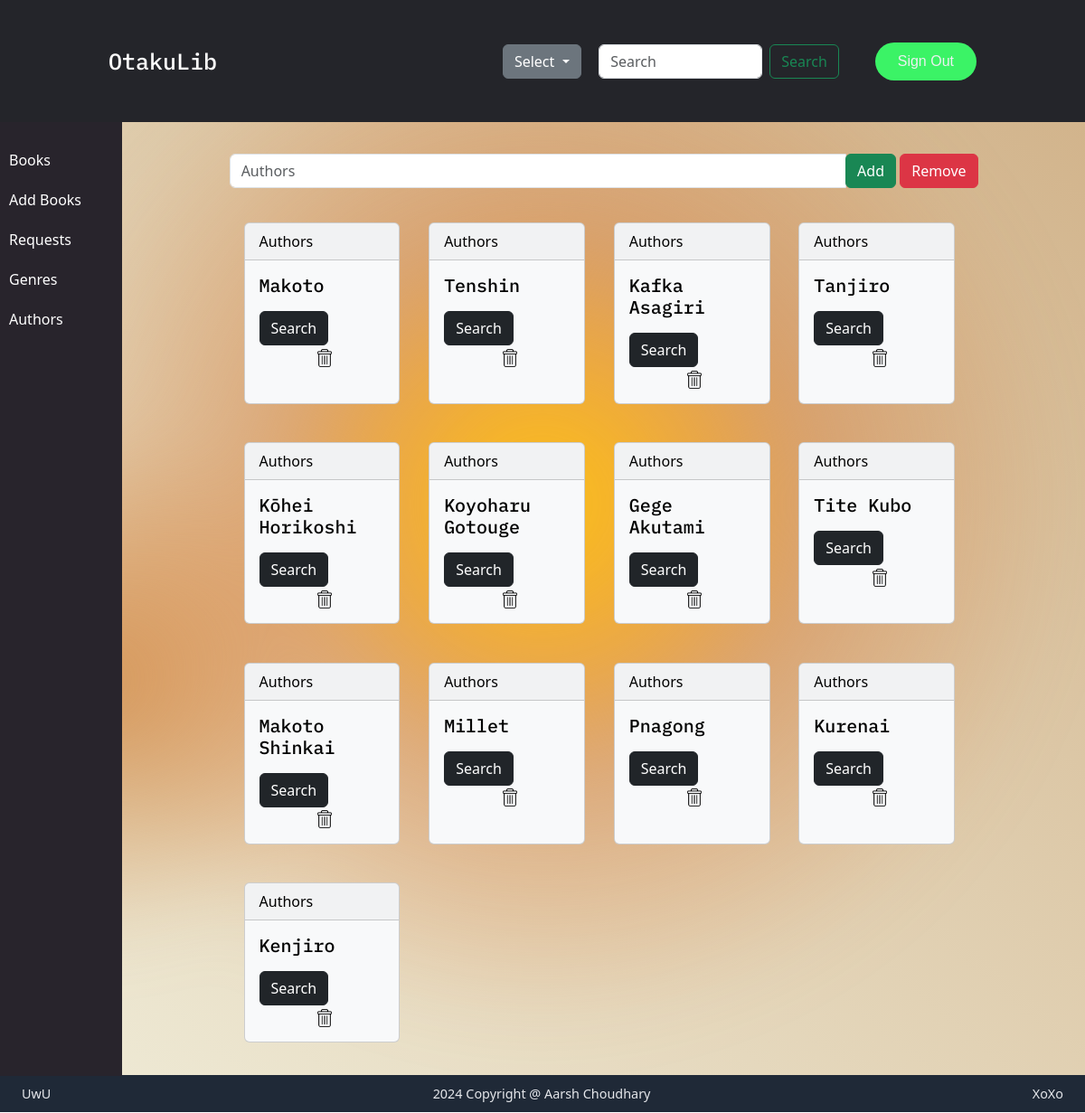
The app's page /authors (signed in) with its own data.
### models.py (models this page shows)
class Author(db.Model):
    __tablename__="author"
    id = db.Column(db.Integer(),primary_key = True)
    name = db.Column(db.String(),nullable = False)
    books = db.relationship('Book',secondary = 'book_auth',backref = 'author')

### app.py (the view, shortened to what this page needs)
@app.route("/authors", methods=["GET", "POST"])
@login_required
def authors():
    user_type=session["user_type"]
    if request.method == "GET":
        search_query = request.args.get("search_query")
        if search_query:
            authors = Author.query.filter(or_(Author.name.ilike(f"%{search_query}%"))).all()
            authorList=[a.name for a in authors]
            return render_template("authors.html", listAuthor=authorList, search_query=search_query, user_type=user_type ,url=url_for('authors'))
        else:
            authors = Author.query.all()
            authorList=[a.name for a in authors]
            return render_template("authors.html", listAuthor=authorList, user_type=user_type,url=url_for('authors'))

### utility.py (called while the page is built)
def login_required(f):
    @wraps(f)
    def wrapper(*args,**kwargs):
        if "userID" in session:
            return f(*args,**kwargs)
        else:
            return redirect(url_for('home'))
    return wrapper

### templates/authors.html (shortened to what this page needs)
{% extends 'librarian_dashboard.html' %}
{% block libhead %}
    <link href="../static/styles/genres.css" rel="stylesheet">
{% endblock %}
{% block libbody %}
<div class="genre-form">
    {% if user_type=="librarian"%}
    <form action="/authors" method="post" class="animated-form">
        <div class="input-group">
            <input type="text" class="form-control col-10" name="textfield" placeholder="Authors" aria-describedby="button-addon4">
            <div class="input-group-append" id="button-addon4">
                <button type="submit" class="btn btn-success" name="action" value="add">Add</button>
                <button type="submit" class="btn btn-danger" name ="action" value="remove">Remove</button>
            </div>
        </div>
    </form>
    {% endif %}
    <br>
    <div class="cont">
        {% for g in listAuthor %}
        <div class="card-container">
            <div class="card text-bg-light mb-3" >
                <div class="card-header">Authors</div>
                <div class="card-body">
                  <h5 class="card-title" style="font-family: 'IBM Plex Mono', monospace;">{{g}}</h5>
                  <a href="{{url_for('search_books_by_author',author=g)}}"><button type="button" class="btn btn-dark">Search</button></a>
                  {% if user_type=="librarian" %}
                  <a href ="{{url_for('delAuthor',author = g)}}" ><img src="static\images\delete.png" alt="Delete" class="delete-icon"> </a>
                  {% endif %}
                </div>
            </div>
        </div>
        {% endfor %}
    </div>
</div>
{% endblock %}

### templates/librarian_dashboard.html (shortened to what this page needs)
{% extends "dashboard.html" %}
{% block dashboardheader %}
    {% block libhead %}
    {% endblock %}
{% endblock %}
{% block userbutton %}
    <a class="cta" href="{{url_for('signout')}}">Sign Out</a>
{% endblock %}
{% block body %}
<div class="dashboard-container">
  <div class="side-menu">
    {% block buttons %}
    <a href="{{url_for('lib_display')}}" class="menu-item ">Books</a>
    {% if user_type=="librarian" %}
    <a href="{{url_for('addBooks')}}" class="menu-item">Add Books</a>
    <a href="{{url_for('request_config')}}" class="menu-item">Requests</a>
    {% endif %}
    <a href="{{url_for('genres')}}" class="menu-item">Genres</a>
    <a href="{{url_for('authors')}}" class="menu-item">Authors</a>
    {% endblock %}
  </div>
  <div class="content">
    {% block libbody %}{% endblock %}
  </div>
</div>
{% endblock %}

### templates/dashboard.html (shortened to what this page needs)
{% extends "base.html" %}
{% block head %}
    {% block dashboardheader %}
    {% endblock %}
    <link href="../static/styles/dashboard.css" rel="stylesheet">
{% endblock %}

### templates/base.html (shortened to what this page needs)
<!DOCTYPE html>
<html>
    <head>
        {% block head %}
        {% endblock %}
        <link href="../static/styles/bubbles.css" rel="stylesheet">
        <link href="https://cdn.jsdelivr.net/npm/bootstrap@5.3.2/dist/css/bootstrap.min.css" rel="stylesheet">
        <link rel="stylesheet" href="../static/styles/mainstyle.css">
    </head>
    <body style="height:100vh;">
        <header style="height: 11vh;">
            <a class="logo" href="/">OtakuLib</a>
            <nav style="width: 40%;display: flex;margin-left: 30%;">
                <a class="btn btn-secondary dropdown-toggle" href="#" role="button" data-bs-toggle="dropdown" aria-expanded="false" style="margin: 1.% 0;">
                    Select
                  </a>
                <div style="margin-left: 2%;width:106%;">
                    <div class="container-fluid">
                        <form class="d-flex" role="search" method="GET" action="{{ url }}">
                          <input class="form-control me-2" type="text" placeholder="Search" name="search_query">
                          <button class="btn btn-outline-success" type="submit">Search</button>
                        </form>
                    </div>
                </div>
            </nav>
            {% block userbutton %}
            {% endblock %}
        </header>
    <div class = "body-content">
      {% block body %}
      {% endblock %}
    </div>
    <div class = "gradient-bg">
      <div class="gradients-container">
      </div>
    </div>
    <div class ="footer-container">
        <div class="footer-contents"> UwU</div>
        <div class="footer-contents"> 2024 Copyright @ Aarsh Choudhary</div>
        <div class="footer-contents"> XoXo</div>
    </div>
    </body>
</html>

### static/styles/genres.css (style rules this page uses)
.genre-form { width:69vw; align-self: center; max-height: 80vh; overflow: auto; }
.card { max-width: 15vw; min-width: 15vw; margin:1% 2%; width:15vw; transition: box-shadow 0.3s ease, transform 0.3s ease; }
.card-container { display: flex; max-width: 69vw; flex-wrap: wrap; padding:1vh; }
.cont { display: flex; flex-wrap: wrap; }
.delete-icon { width: 20px; margin-left: 45%; margin-right: none; }

### static/styles/dashboard.css (style rules this page uses)
.side-menu { height: 100%; width: 13vw; left: 45%; top: 0; background-color: #28242c; padding-top: 20px; }
.menu-item { padding: 10px; text-decoration: none; color: white; display: block; }
.content { display:flex; justify-content: center; align-items: center; width: 100vw; flex-wrap: wrap; overflow-y: auto; gap: 0.5vh; margin:1%; }
.dashboard-container { display:flex; height:85.7vh; width:100vw; }

### static/styles/bubbles.css (style rules this page uses)
.body-content { z-index: 100; position:absolute; height: 85.6vh; width:100vw; display:flex; align-items: center; justify-content: center; }
:root { --color-bg1: rgb(239, 235, 215); --color-bg2: rgb(210, 180, 140); --color1: 255, 228, 181; --color2: 218, 165, 32; --color3: 205, 133, 63; --color4: 244, 164, 96; --color5: 210, 105, 30; --color-interactive: 255, 215, 0; --circle-size: 80%; --blending: hard-light; }

### static/styles/mainstyle.css (style rules this page uses)
* { box-sizing: border-box; margin: 0; padding: 0; }
header { display: flex; justify-content: space-between; align-items: center; padding: 10px 10%; background-color: #24252a; }
.logo { cursor: pointer; text-decoration: none; font-size: 25px; color:white; font-weight: 500; font-family: 'IBM Plex Mono', monospace; }
.nav__links a, .cta, .overlay__content a { font-family: "Montserrat", sans-serif; font-weight: 500; color: #edf0f1; text-decoration: none; }
.cta { padding: 9px 25px; background-color: rgb(59, 243, 102); border: none; border-radius: 50px; cursor: pointer; transition: background-color 0.3s ease 0s; }
.footer-container { font-size: 0.9em; font-weight: normal; min-height: 3.35vh; background-color: #1f2937; color: #e5e7eb; display: flex; justify-content: space-between; align-items: center; padding: 0 2% 0 2%; }

### records on screen
Author: name "Makoto"
Author: name "Tenshin"
Author: name "Kafka Asagiri"
Author: name "Tanjiro"
Author: name "Kōhei Horikoshi"
Author: name "Koyoharu Gotouge"
Author: name "Gege Akutami"
Author: name "Tite Kubo"
Author: name "Makoto Shinkai"
Author: name "Millet"
Author: name "Pnagong"
Author: name "Kurenai"
Author: name "Kenjiro"
